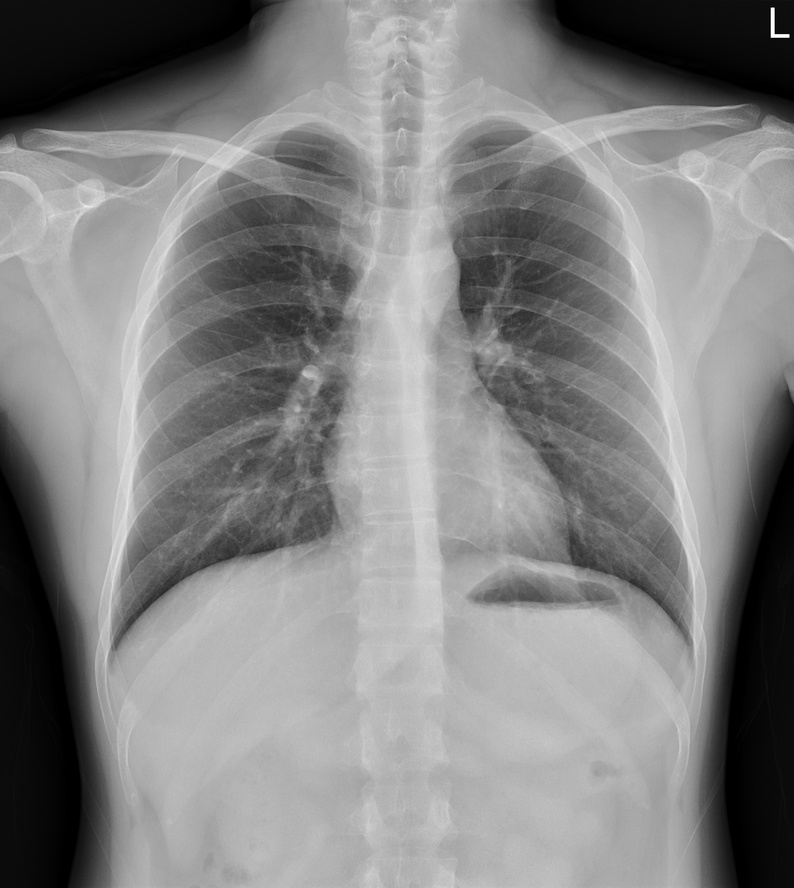
#> input picture HW_1_basic/20210426.JPG, 794 x 888 px, shrunk from 3048 x 3408 before the run
$ jupyter execute HW1_2_OpenCV.ipynb
#> lines starting #> are read from the running program, lines starting #| are printed output that depends on the picture; after the words box and inside, x2 and y2 are one past the last pixel; in counts of white or black regions, pixels touching at a corner belong together
[cell 1]
import cv2
import matplotlib.pyplot as plt
import numpy as np

[cell 2]
img = cv2.imread('20210426.JPG')
#> img is the input picture: shape (888, 794, 3); min 0, max 255, mean 131.3
img = img[:,:,::-1] # BGR -> RGB
img.shape
img_gray = cv2.cvtColor(img, cv2.COLOR_RGB2GRAY)
img_gray.shape
plt.imshow(img_gray,cmap='gray')

[cell 3]
ret, img_th = cv2.threshold(img_gray, 120, 180, cv2.THRESH_BINARY)
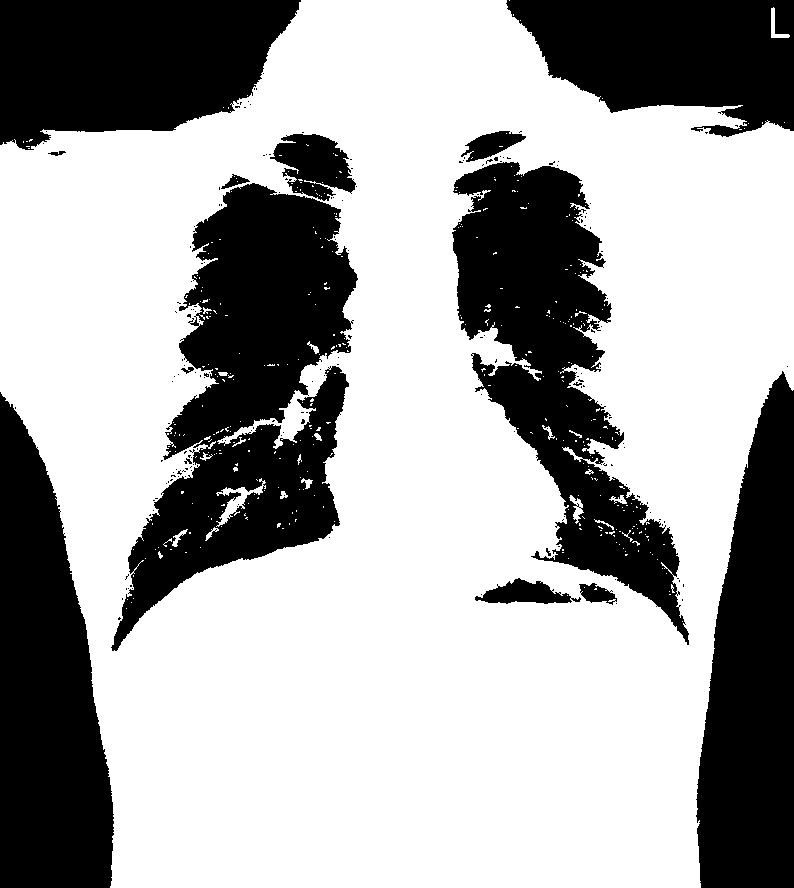
#> img_th: shape (888, 794); values 0 (black) and 180 (white), 65.3% white; 189 black regions (174 under 20 px), largest, box (x1, y1, x2, y2) and area: (111, 183, 358, 651) 55366, (452, 162, 689, 645) 43888, (0, 392, 114, 888) 39418
plt.imshow(img_th, cmap='gray')

[cell 4]
img_blurred = cv2.GaussianBlur(img_gray, (91, 91), 0)
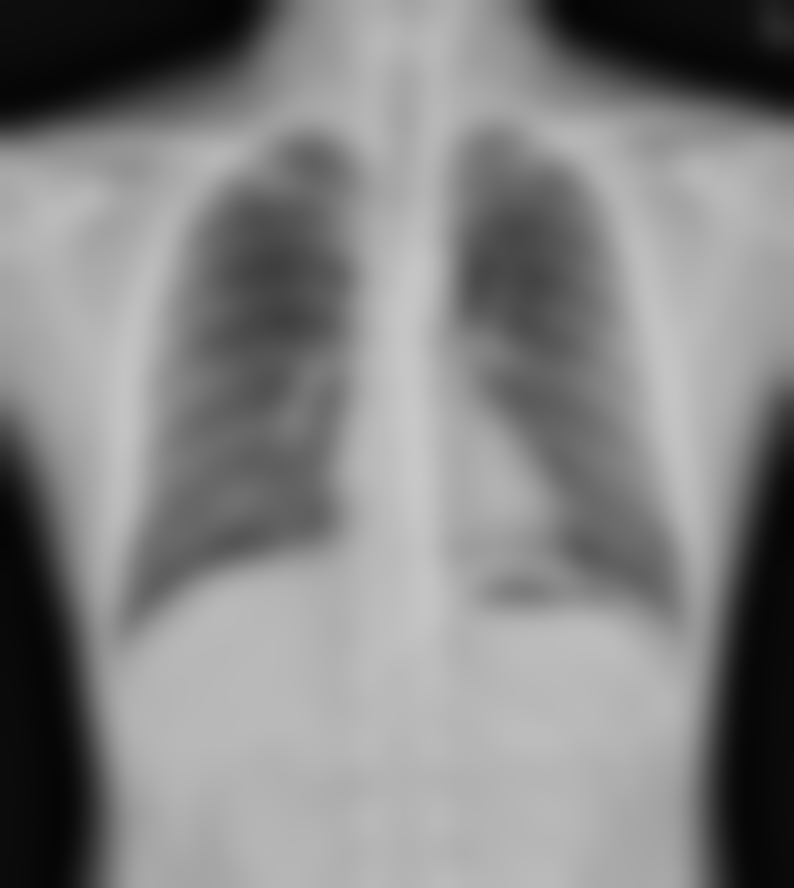
#> img_blurred: shape (888, 794); min 4, max 200, mean 131.3
plt.imshow(img_blurred, cmap='gray')

[cell 5]
kernel = np.array([[-1,-1,-1],
          [-1, 9,-1],
          [-1,-1,-1]])
img_sharpened = cv2.filter2D(img_gray, -1, kernel)
plt.imshow(img_sharpened, cmap='gray')

[cell 6]
img_canny = cv2.Canny(img_gray, 40, 50)
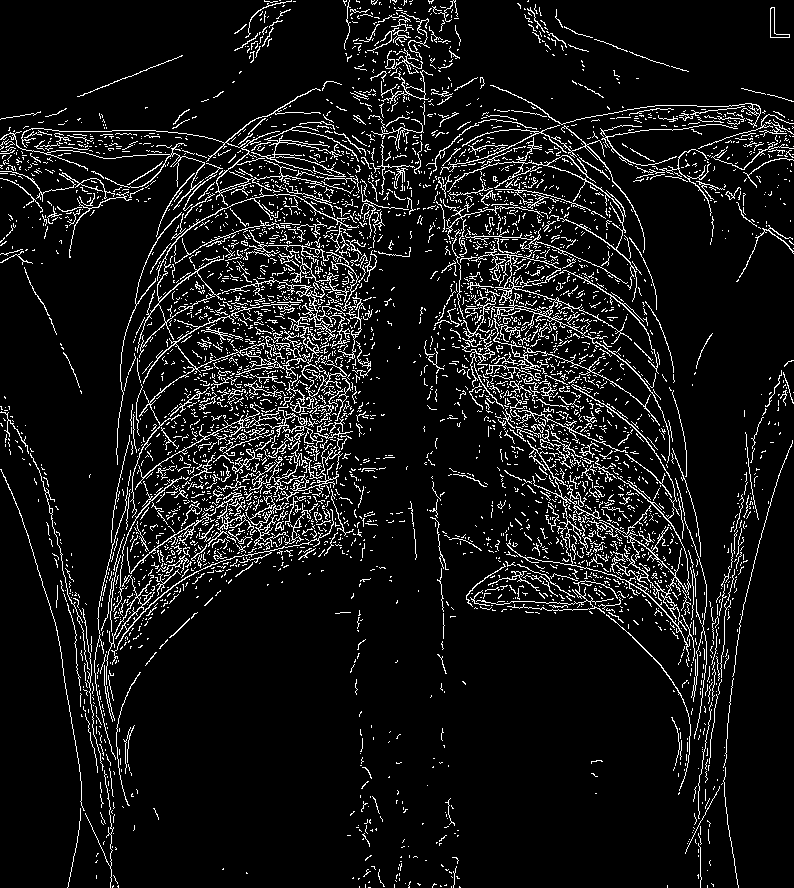
#> img_canny: shape (888, 794); 8.7% white in thin lines or dots
plt.imshow(img_canny, cmap='gray')
